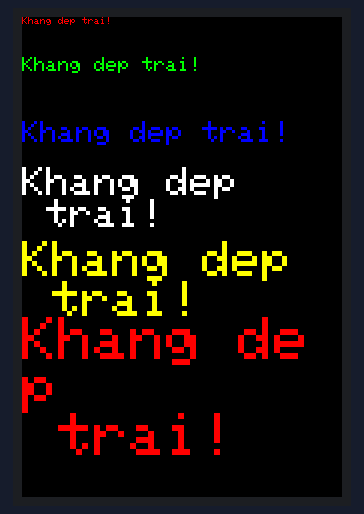
Recording of a sketch running on a simulated Arduino Uno, built with avr-gcc and run on an emulated ATmega328P. Parts: 320×480 colour display. What the sketch prints to the serial monitor is not drawn.

Above: at 0.6 s.

The sketch:

display_string.ino
```cpp
/***********************************************************************************
*This program is a demo of displaying string
*This demo was made for LCD modules with 8bit or 16bit data port.
*This program requires the the LCDKIWI library.

* File                : display_string.ino
* Hardware Environment: Arduino UNO&Mega2560
* Build Environment   : Arduino

*Set the pins to the correct ones for your development shield or breakout board.
*This demo use the BREAKOUT BOARD only and use these 8bit data lines to the LCD,
*pin usage as follow:
*                  LCD_CS  LCD_CD  LCD_WR  LCD_RD  LCD_RST  SD_SS  SD_DI  SD_DO  SD_SCK
*     Arduino Uno    A3      A2      A1      A0      A4      10     11     12      13
*Arduino Mega2560    A3      A2      A1      A0      A4      10     11     12      13

*                  LCD_D0  LCD_D1  LCD_D2  LCD_D3  LCD_D4  LCD_D5  LCD_D6  LCD_D7
*     Arduino Uno    8       9       2       3       4       5       6       7
*Arduino Mega2560    8       9       2       3       4       5       6       7

*Remember to set the pins to suit your display module!
*
* @attention
*
* THE PRESENT FIRMWARE WHICH IS FOR GUIDANCE ONLY AIMS AT PROVIDING CUSTOMERS
* WITH CODING INFORMATION REGARDING THEIR PRODUCTS IN ORDER FOR THEM TO SAVE
* TIME. AS A RESULT, QD electronic SHALL NOT BE HELD LIABLE FOR ANY
* DIRECT, INDIRECT OR CONSEQUENTIAL DAMAGES WITH RESPECT TO ANY CLAIMS ARISING
* FROM THE CONTENT OF SUCH FIRMWARE AND/OR THE USE MADE BY CUSTOMERS OF THE
* CODING INFORMATION CONTAINED HEREIN IN CONNECTION WITH THEIR PRODUCTS.
**********************************************************************************/

#include <LCDWIKI_GUI.h> //Core graphics library
#include <LCDWIKI_KBV.h> //Hardware-specific library

//if the IC model is known or the modules is unreadable,you can use this constructed function
LCDWIKI_KBV mylcd(ILI9486,A3,A2,A1,A0,A4); //model,cs,cd,wr,rd,reset
//if the IC model is not known and the modules is readable,you can use this constructed function
//LCDWIKI_KBV mylcd(320,480,A3,A2,A1,A0,A4);//width,height,cs,cd,wr,rd,reset

//define some colour values
#define  BLACK   0x0000
#define BLUE    0x001F
#define RED     0xF800
#define GREEN   0x07E0
#define CYAN    0x07FF
#define MAGENTA 0xF81F
#define YELLOW  0xFFE0
#define WHITE   0xFFFF

void setup()
{
  Serial.begin(9600);
  mylcd.Init_LCD();
  Serial.println(mylcd.Read_ID(), HEX);
  mylcd.Fill_Screen(BLACK);
}

void loop()
{
  mylcd.Set_Text_Mode(0);
  //display 1 times string
  mylcd.Fill_Screen(0x0000);
  mylcd.Set_Text_colour(RED);
  mylcd.Set_Text_Back_colour(BLACK);
  mylcd.Set_Text_Size(1);
  mylcd.Print_String("Khang dep trai!", 0, 0);
  // mylcd.Print_Number_Float(01234.56789, 2, 0, 8, '.', 0, ' ');
  // mylcd.Print_Number_Int(0xDEADBEF, 0, 16, 0, ' ',16);
  //mylcd.Print_String("DEADBEF", 0, 16);

  //display 2 times string
  mylcd.Set_Text_colour(GREEN);
  mylcd.Set_Text_Size(2);
  mylcd.Print_String("Khang dep trai!", 0, 40);
  // mylcd.Print_Number_Float(01234.56789, 2, 0, 56, '.', 0, ' ');
  // mylcd.Print_Number_Int(0xDEADBEF, 0, 72, 0, ' ',16);
  //mylcd.Print_String("DEADBEEF", 0, 72);

  //display 3 times string
  mylcd.Set_Text_colour(BLUE);
  mylcd.Set_Text_Size(3);
  mylcd.Print_String("Khang dep trai!", 0, 104);
  // mylcd.Print_Number_Float(01234.56789, 2, 0, 128, '.', 0, ' ');
  // mylcd.Print_Number_Int(0xDEADBEF, 0, 152, 0, ' ',16);
 // mylcd.Print_String("DEADBEEF", 0, 152);

  //display 4 times string
  mylcd.Set_Text_colour(WHITE);
  mylcd.Set_Text_Size(4);
  mylcd.Print_String("Khang dep\n trai!", 0, 150);

  //display 5 times string
  mylcd.Set_Text_colour(YELLOW);
  mylcd.Set_Text_Size(5);
  mylcd.Print_String("Khang dep\n trai!", 0, 224);

  //display 6 times string
  mylcd.Set_Text_colour(RED);
  mylcd.Set_Text_Size(6);
  mylcd.Print_String("Khang dep\n trai!", 0, 300);

  delay(3000);
}
```

Measured:
- what the display in image 0 shows lasts 3.0 s, from 0.5 s to 3.5 s
